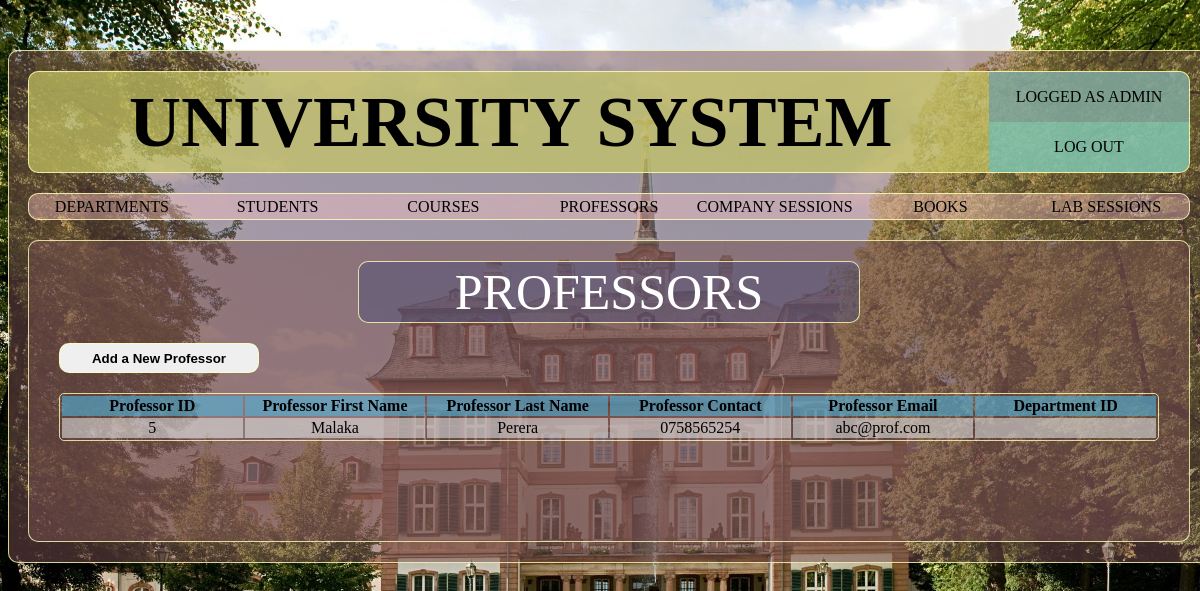
/pages/professors.php (signed in), run on the app's committed database.
### tables this page shows
CREATE TABLE `professors` (
  `profID` varchar(20) NOT NULL,
  `profFName` varchar(50) NOT NULL,
  `profLName` varchar(50) NOT NULL,
  `profContact` varchar(20) NOT NULL,
  `profEmail` varchar(50) DEFAULT NULL,
  `depID` varchar(20) DEFAULT NULL
);

### pages/professors.php (the view, shortened to what this page needs)
<?php
 require_once('layout/header.php');
?>
		<div class="container sub-page border-default">
			<div class="sub-page-box">
				<div class="container sub-page-title text-center border-default"> PROFESSORS </div>
			</div>
			<div class="sub-page-box">
				<button class="sub-page-btn border-default" onclick="show_div('hidden_div')"> Add a New Professor </button>
			</div>
			<div class="sub-page-box">
				<table class="container sub-page-table text-center">
					<tr>
                        <th>Professor ID</th>
						<th>Professor First Name</th>
						<th>Professor Last Name</th>
                        <th>Professor Contact</th>
						<th>Professor Email</th>
                        <th>Department ID</th>
					</tr>
                        <?php
                            require_once('../inc/config.php');
                            $query="SELECT * FROM professors";
                    $userquery=mysqli_query($connection,$query);
                        if(mysqli_num_rows($userquery)>0){
                            while($row=mysqli_fetch_assoc($userquery)){
                                    echo "<tr><td>".$row['profID']."</td>";
                                    echo "<td>".$row['profFName']."</td>";
                                    echo "<td>".$row['profLName']."</td>";
                                    echo "<td>".$row['profContact']."</td>";
                                    echo "<td>".$row['profEmail']."</td>";
                                    echo "<td>".$row['depID']."</td></tr>";
                                }
                            }
                        ?>
				</table>
			</div>
		</div>
	</div>
</body>
</html>

### css/main.css (style rules this page uses)
body { background-image: url("../assets/uni-back.jpg"); background-attachment: fixed; }
.container { margin: 0px auto; }
.border-default { border: 1px solid rgba(255,255,180,0.8); border-radius: 10px; }
.text-center { text-align: center; }

### css/subpage.css (style rules this page uses)
.sub-page { display: block; margin-top: 20px; margin-bottom: 20px; width: 1160px; min-height: 300px; background-color: rgba(120,80,80,0.5); }
.sub-page-box { display: block; }
.sub-page-title { margin-top: 20px; width: 500px; min-height: 60px; line-height: 60px; font-size: 50px; color: white; background-color: rgba(80,80,120,0.5); }
.sub-page-btn { margin-top: 20px; margin-left: 30px; min-height:30px; min-width: 200px; font-weight: bold; }
.sub-page-table { margin-top: 20px; margin-bottom: 20px; width: 1100px; border: 1px solid rgba(255,255,180,0.8); border-radius: 5px; }
.sub-page-table th { background-color: rgba(80,180,220,0.6); min-height: 30px; }
.sub-page-table td { background-color: rgba(220,220,220,0.6); min-height: 30px; }

### pages/layout/header.php (style rules this page uses)
.sub-page-table th,td { width: 16.5%; }

### data on the page
professors: profID "5", profFName "Malaka", profLName "Perera", profContact "0758565254", profEmail "abc@prof.com"
